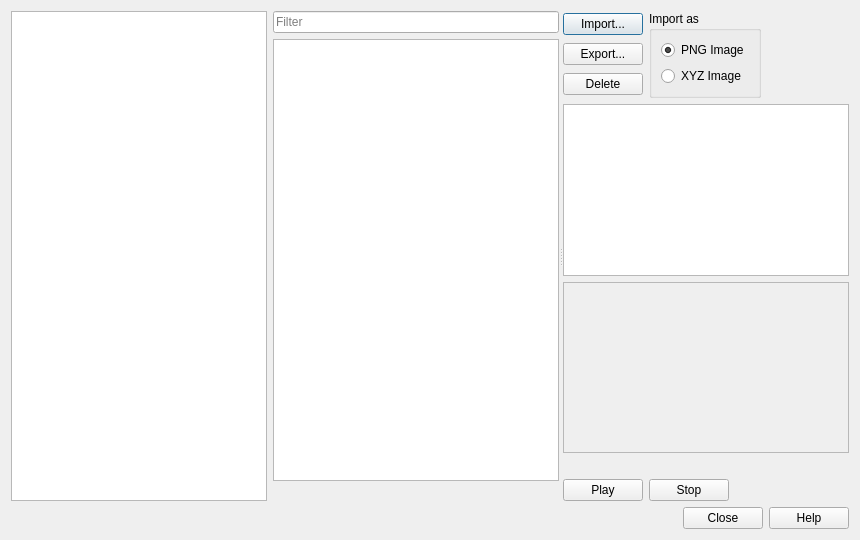
<?xml version="1.0" encoding="UTF-8"?>
<ui version="4.0">
 <class>ResourceManagerDialog</class>
 <widget class="QDialog" name="ResourceManagerDialog">
  <property name="geometry">
   <rect>
    <x>0</x>
    <y>0</y>
    <width>860</width>
    <height>540</height>
   </rect>
  </property>
  <property name="windowTitle">
   <string>Resource Manager</string>
  </property>
  <layout class="QVBoxLayout" name="layoutDialog">
   <item>
    <layout class="QHBoxLayout" name="layoutMain" stretch="0,1">
     <item>
      <widget class="QTreeWidget" name="listFolders">
       <property name="sizePolicy">
        <sizepolicy hsizetype="Fixed" vsizetype="Expanding">
         <horstretch>0</horstretch>
         <verstretch>0</verstretch>
        </sizepolicy>
       </property>
       <property name="horizontalScrollBarPolicy">
        <enum>Qt::ScrollBarAlwaysOff</enum>
       </property>
       <property name="rootIsDecorated">
        <bool>false</bool>
       </property>
       <property name="uniformRowHeights">
        <bool>true</bool>
       </property>
       <property name="headerHidden">
        <bool>true</bool>
       </property>
       <column>
        <property name="text">
         <string>Folder</string>
        </property>
       </column>
      </widget>
     </item>
     <item>
      <widget class="QSplitter" name="splitterResources">
       <property name="orientation">
        <enum>Qt::Horizontal</enum>
       </property>
       <property name="childrenCollapsible">
        <bool>false</bool>
       </property>
       <widget class="QWidget" name="widgetFiles">
        <layout class="QVBoxLayout" name="layoutFiles">
         <property name="leftMargin">
          <number>0</number>
         </property>
         <property name="topMargin">
          <number>0</number>
         </property>
         <property name="rightMargin">
          <number>0</number>
         </property>
         <property name="bottomMargin">
          <number>0</number>
         </property>
         <item>
          <widget class="QLineEdit" name="filterFiles">
           <property name="placeholderText">
            <string>Filter</string>
           </property>
           <property name="clearButtonEnabled">
            <bool>true</bool>
           </property>
          </widget>
         </item>
         <item>
          <widget class="QTreeWidget" name="listFiles">
           <property name="rootIsDecorated">
            <bool>false</bool>
           </property>
           <property name="uniformRowHeights">
            <bool>true</bool>
           </property>
           <property name="headerHidden">
            <bool>true</bool>
           </property>
           <column>
            <property name="text">
             <string>File</string>
            </property>
           </column>
          </widget>
         </item>
         <item>
          <widget class="QLabel" name="labelCount"/>
         </item>
        </layout>
       </widget>
       <widget class="QWidget" name="widgetRight">
        <layout class="QVBoxLayout" name="layoutRight">
         <property name="leftMargin">
          <number>0</number>
         </property>
         <property name="topMargin">
          <number>0</number>
         </property>
         <property name="rightMargin">
          <number>0</number>
         </property>
         <property name="bottomMargin">
          <number>0</number>
         </property>
         <item>
          <layout class="QHBoxLayout" name="layoutActions">
           <item>
            <layout class="QVBoxLayout" name="layoutButtons">
             <item>
              <widget class="QPushButton" name="pushImport">
               <property name="text">
                <string>Import...</string>
               </property>
              </widget>
             </item>
             <item>
              <widget class="QPushButton" name="pushExport">
               <property name="text">
                <string>Export...</string>
               </property>
              </widget>
             </item>
             <item>
              <widget class="QPushButton" name="pushDelete">
               <property name="text">
                <string>Delete</string>
               </property>
              </widget>
             </item>
            </layout>
           </item>
           <item>
            <widget class="QGroupBox" name="groupImportAs">
             <property name="title">
              <string>Import as</string>
             </property>
             <layout class="QVBoxLayout" name="layoutImportAs">
              <item>
               <widget class="QRadioButton" name="radioImportPng">
                <property name="text">
                 <string>PNG Image</string>
                </property>
                <property name="checked">
                 <bool>true</bool>
                </property>
               </widget>
              </item>
              <item>
               <widget class="QRadioButton" name="radioImportXyz">
                <property name="text">
                 <string>XYZ Image</string>
                </property>
               </widget>
              </item>
             </layout>
            </widget>
           </item>
           <item>
            <spacer name="spacerActions">
             <property name="orientation">
              <enum>Qt::Horizontal</enum>
             </property>
             <property name="sizeHint" stdset="0">
              <size>
               <width>0</width>
               <height>0</height>
              </size>
             </property>
            </spacer>
           </item>
          </layout>
         </item>
         <item>
          <widget class="QGraphicsView" name="previewView">
           <property name="sizePolicy">
            <sizepolicy hsizetype="Expanding" vsizetype="Expanding">
             <horstretch>0</horstretch>
             <verstretch>1</verstretch>
            </sizepolicy>
           </property>
          </widget>
         </item>
         <item>
          <widget class="QScrollArea" name="preview">
           <property name="sizePolicy">
            <sizepolicy hsizetype="Expanding" vsizetype="Expanding">
             <horstretch>0</horstretch>
             <verstretch>1</verstretch>
            </sizepolicy>
           </property>
           <property name="widgetResizable">
            <bool>true</bool>
           </property>
           <widget class="QLabel" name="previewImage">
            <property name="alignment">
             <set>Qt::AlignCenter</set>
            </property>
           </widget>
          </widget>
         </item>
         <item>
          <widget class="QLabel" name="previewInfo">
           <property name="wordWrap">
            <bool>true</bool>
           </property>
           <property name="textInteractionFlags">
            <set>Qt::TextSelectableByMouse</set>
           </property>
          </widget>
         </item>
         <item>
          <layout class="QHBoxLayout" name="layoutAudio">
           <item>
            <widget class="QPushButton" name="pushPlay">
             <property name="text">
              <string>Play</string>
             </property>
            </widget>
           </item>
           <item>
            <widget class="QPushButton" name="pushStop">
             <property name="text">
              <string>Stop</string>
             </property>
            </widget>
           </item>
           <item>
            <spacer name="spacerAudio">
             <property name="orientation">
              <enum>Qt::Horizontal</enum>
             </property>
             <property name="sizeHint" stdset="0">
              <size>
               <width>0</width>
               <height>0</height>
              </size>
             </property>
            </spacer>
           </item>
          </layout>
         </item>
        </layout>
       </widget>
      </widget>
     </item>
    </layout>
   </item>
   <item>
    <widget class="QDialogButtonBox" name="buttonBox">
     <property name="standardButtons">
      <set>QDialogButtonBox::Close|QDialogButtonBox::Help</set>
     </property>
    </widget>
   </item>
  </layout>
 </widget>
 <resources/>
 <connections>
  <connection>
   <sender>buttonBox</sender>
   <signal>rejected()</signal>
   <receiver>ResourceManagerDialog</receiver>
   <slot>reject()</slot>
  </connection>
 </connections>
</ui>
